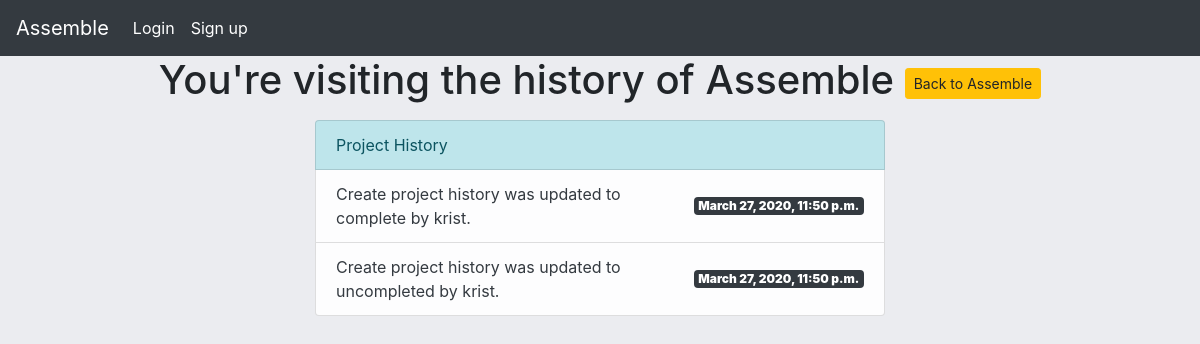
Page /project-list/project-detail/history/2/ on the committed database.
### assemble/models.py (models this page shows, shortened)
class Project(models.Model):
    name = models.CharField(max_length=60)
    description = models.TextField(max_length=400)
    user = models.ManyToManyField('Profile',blank=True)
    owner = models.ForeignKey('Profile',blank=True,on_delete=models.CASCADE,related_name="creator")
    slug = models.SlugField(max_length=100,unique=True,blank=True,null=True)
    completed= models.BooleanField(default=False)

class ProjectHistory(models.Model):
    previous_field = models.CharField(max_length=200,blank=True)
    updated_field = models.CharField(max_length=200,blank=True)
    date_changed = models.DateTimeField(auto_now_add=True)
    status = models.CharField(max_length=20,null=True)
    user = models.CharField(max_length=100,null=True,blank=True)
    project = models.ForeignKey(Project,on_delete=models.CASCADE)
    list_string = None
    def __init__(self,*args,**kwargs):
        super(ProjectHistory,self).__init__(*args,**kwargs)
        self.create_history_string()
    """
    pre_save(sender,instance,raw,using,update_fields):
    This is sent at the beginning of a model's save method
        sender- the model class
        instance- the actual instance being saved
        raw - A boolean; True if the model is saved exactly as presented
        using- the database alias being used
        update_fields - the set of fields to update as passed to Model.save() or None if update_fields wasn't passed.

    post_save(sender,instance,raw,using,update_fields)
    This is sent at the end of the save method
        sender - the model class
        instance- the actual instance being saved
        created  -  A boolean, True if a new record is created
        raw - same as pre_save
        using - ""
        updated_fields - ""

    pre_delete(sender,instance,using):
    Sent at the beginning of a models delete() method and a queryset's delete() method

        sender- the model class
        instance - the actual instance being deleted
        using - ""

    post_delete(sender,instance,using):
    Sent at the end of a model's delete() and a queryset's delete9) method.

        sender - the model class
        instance - the actual instance being deleted. Note that the object will no longer be in the database.
        using - the database alias being used

    m2m_changed(sender,instance,action,reverse,model,pk_set,using):
    Sent when a ManyToManyField is changed on a model instance. Strictly speaking, this is not a model signal since it is sent by the ManyToManyField, but it complements the pre_save/post_save and pre_delete/post_delete when it comes to tracking changes to models.

        sender - The immediate model calss describing the ManyToManyField. This class is automatically created when a many-to-many field is defined; you can access it using thr though attribute on the many-to-many-field.
        instance- the instance whose many-to-many relation is updated. This can be an instance of the sender, or of the class the m2m is related to.
        action- a string indicating the type of update that is done to the relationship.
            "pre_add" - sent before one or more objects are added to the relation.
            "post_add" - sent after one or more objects are added to the relation.
            "pre_remove" - sent ebfore one or more objects are removed from the relation.
    """
    def create_history_string(self):
        if self.status == "deleted":
            self.list_string= f"{self.previous_field} was {self.status} by {self.user}."
        elif self.status == "edited":
            self.list_string= f"{self.previous_field} was {self.status} to {self.updated_field} by {self.user}."
        elif self.status == "updated to true":
            self.list_string = f"{self.previous_field} was updated to complete by {self.user}."
        elif self.status == "updated to false":
            self.list_string = f"{self.previous_field} was updated to uncompleted by {self.user}."
        elif self.status == "created":
            self.list_string= f"{self.previous_field} was created by {self.user}."

### assemble/views.py (the view)
# urls.py: path('project-list/project-detail/history/<pk>/',history_view,name='project-history'),
def history_view(request,pk):
    project = Project.objects.get(id=pk)
    render_list = ProjectHistory.objects.filter(project__id = pk).order_by('-date_changed')
    context={
        'project':project,
        'render_list':render_list
    }
    return render(request,'assemble/history.html',context)

### templates/assemble/history.html
{% extends 'assemble/base.html' %}
{% block content %}
<h1 class="text-center">You're visiting the history of {{project.name}} <a href="{% url 'project-detail' project.slug %}" class="btn btn-sm btn-warning">Back to {{project.name}}</a></h1>
<div class="row justify-content-center mt-3">
    <div class="col-sm-6">
        <ul class="list-group">
            <li class="list-group-item list-group-item-info">Project History</li>
            {% if render_list == 0 %}
                <li class="list-group-item list-group-item-danger text-dark d-flex justify-content-between align-items-center">
                    You haven't made any changes to your project yet! Try adding some components and breaking down your project
                    to get started.
                </li>
            {% else %}
                {% for record in render_list %}
                    <li class="list-group-item list-group-item-light text-dark d-flex justify-content-between align-items-center">
                        {{ record.list_string }}
                        <span class="badge badge-dark">
                            <strong>{{record.date_changed}}</strong>
                        </span>
                    </li>
                {% endfor %}
            {% endif %}
        </ul>
    </div>
</div>
{% endblock content %}

### rows in the picture
Project: name "Assemble"
ProjectHistory: list_string "Create project history was updated to complete by krist.", date_changed "March 27, 2020, 11:50 p.m."
ProjectHistory: list_string "Create project history was updated to uncompleted by krist.", date_changed "March 27, 2020, 11:50 p.m."
